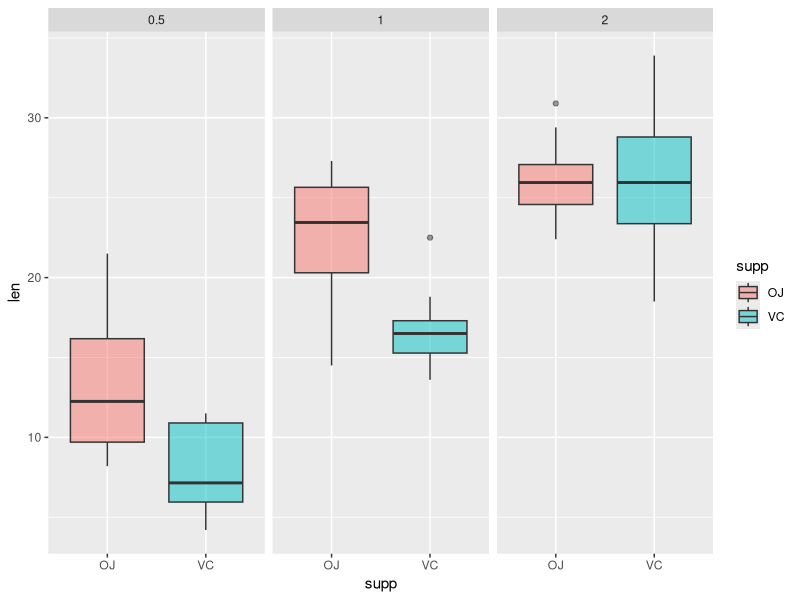

Recreate this plot in R.
# LOADING SETUP
library(tidyverse)
data("ToothGrowth")

#PRELIMINARY DATA ANALYSIS
head(ToothGrowth)
dim(ToothGrowth)
table(is.na(ToothGrowth))
str(ToothGrowth)
summary(ToothGrowth)

ggplot(ToothGrowth, aes(x = supp, y = len)) +
        geom_boxplot(aes(fill = supp), alpha = 0.5) +
        facet_wrap(~ dose, nrow = 1)

#HYPOTHESIS TESTING
## Dosage Hypothesis (interval 0.5 - 1; Ho: No growth; Ha: Significant growth due to dosage)
dose05 <- filter(ToothGrowth, ToothGrowth$dose == 0.5) %>%
        .$len
dose1 <- filter(ToothGrowth, ToothGrowth$dose == 1) %>%
        .$len

t.test(dose1, dose05, paired = TRUE, conf.level = 0.95)

## Dosage Hypothesis (interval 1 - 2; Ho: No growth; Ha: Significant growth due to dosage)
dose2 <- filter(ToothGrowth, ToothGrowth$dose == 2) %>%
        .$len

t.test(dose2, dose1, paired = TRUE, conf.level = 0.95)

## Supplement Hypothesis (Ho: No difference in growth among supplements; Ha: Significant growth between supplements)
suppoj <- filter(ToothGrowth, ToothGrowth$supp == "OJ") %>%
        .$len
suppvc <- filter(ToothGrowth, ToothGrowth$supp == "VC") %>%
        .$len

t.test(suppoj, suppvc, paired = TRUE, conf.level = 0.95)
